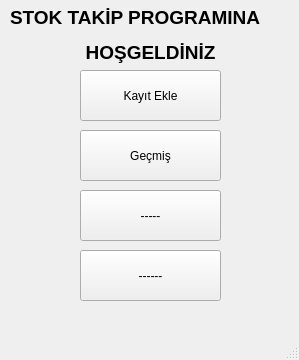
<?xml version="1.0" encoding="UTF-8"?>
<ui version="4.0">
 <class>Giris</class>
 <widget class="QMainWindow" name="Giris">
  <property name="geometry">
   <rect>
    <x>0</x>
    <y>0</y>
    <width>299</width>
    <height>360</height>
   </rect>
  </property>
  <property name="windowTitle">
   <string>MainWindow</string>
  </property>
  <widget class="QWidget" name="centralwidget">
   <widget class="QLabel" name="label">
    <property name="geometry">
     <rect>
      <x>10</x>
      <y>0</y>
      <width>281</width>
      <height>71</height>
     </rect>
    </property>
    <property name="text">
     <string>&lt;html&gt;&lt;head/&gt;&lt;body&gt;&lt;p&gt;&lt;span style=&quot; font-size:14pt; font-weight:600;&quot;&gt;STOK TAKİP PROGRAMINA&lt;/span&gt;&lt;/p&gt;&lt;p align=&quot;center&quot;&gt;&lt;span style=&quot; font-size:14pt; font-weight:600;&quot;&gt;HOŞGELDİNİZ&lt;/span&gt;&lt;/p&gt;&lt;/body&gt;&lt;/html&gt;</string>
    </property>
   </widget>
   <widget class="QPushButton" name="btn200">
    <property name="geometry">
     <rect>
      <x>80</x>
      <y>70</y>
      <width>141</width>
      <height>51</height>
     </rect>
    </property>
    <property name="text">
     <string>Kayıt Ekle</string>
    </property>
   </widget>
   <widget class="QPushButton" name="btn201">
    <property name="geometry">
     <rect>
      <x>80</x>
      <y>130</y>
      <width>141</width>
      <height>51</height>
     </rect>
    </property>
    <property name="text">
     <string>Geçmiş</string>
    </property>
   </widget>
   <widget class="QPushButton" name="btn202">
    <property name="geometry">
     <rect>
      <x>80</x>
      <y>190</y>
      <width>141</width>
      <height>51</height>
     </rect>
    </property>
    <property name="text">
     <string>-----</string>
    </property>
   </widget>
   <widget class="QPushButton" name="btn203">
    <property name="geometry">
     <rect>
      <x>80</x>
      <y>250</y>
      <width>141</width>
      <height>51</height>
     </rect>
    </property>
    <property name="text">
     <string>------</string>
    </property>
   </widget>
  </widget>
  <widget class="QMenuBar" name="menubar">
   <property name="geometry">
    <rect>
     <x>0</x>
     <y>0</y>
     <width>299</width>
     <height>21</height>
    </rect>
   </property>
  </widget>
  <widget class="QStatusBar" name="statusbar"/>
 </widget>
 <resources/>
 <connections/>
</ui>
